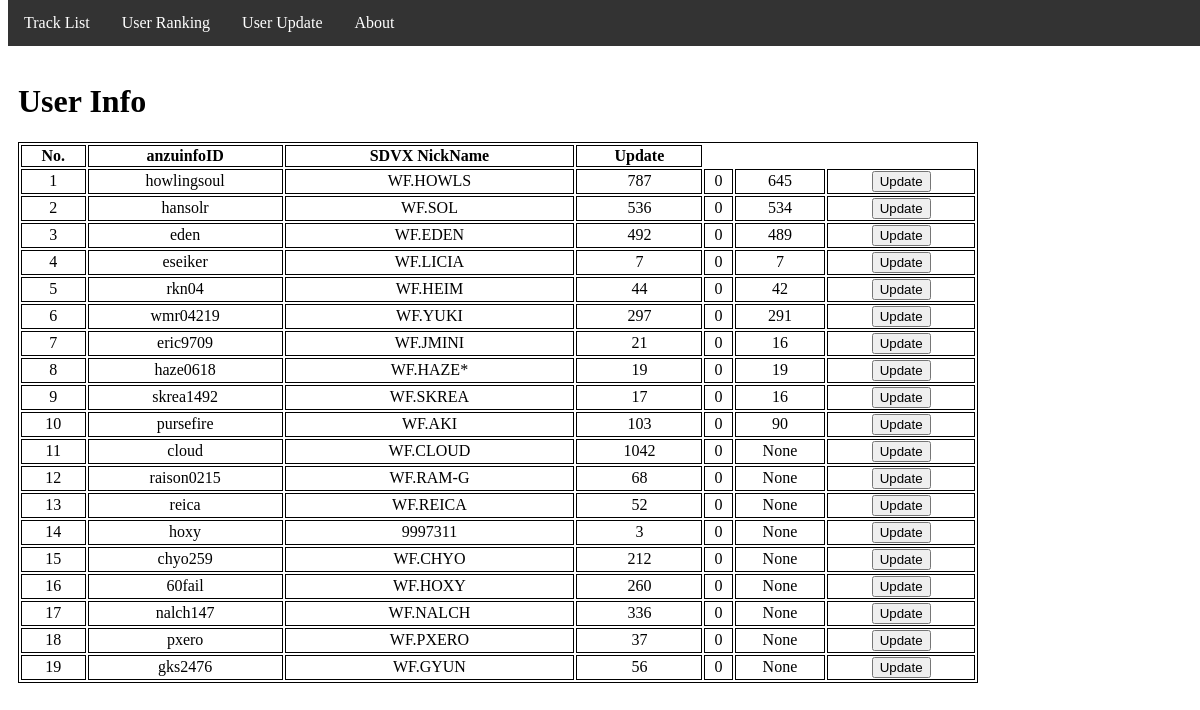
The page /UserInfoUpdate on the database its author committed.
### tables this page shows
CREATE TABLE "UserInfo" (
	"UserNumber"	INTEGER NOT NULL,
	"UserID"	TEXT NOT NULL,
	"UserName"	TEXT, PUCCount INTEGER, FirstRankCount INTEGER, PUCEXHupperCount INTEGER,
	PRIMARY KEY("UserNumber")
);

### run.py (the view)
@app.route('/UserInfoUpdate')
def UserInfoUpdate():
    conn = sqlite3.connect("SDVXRanking.db")
    cur = conn.cursor()
    sql = "select * from UserInfo;"
    cur.execute(sql)
    UserList = cur.fetchall()
    conn.close()
    return render_template('UserInfoUpdate.html', UserList=UserList)

### templates/UserInfoUpdate.html (shortened to what this page needs)
{% extends 'layout.html' %}
{% block content %}
<div>
      <h1 style="margin-left:10px;">User Info</h1>
      <div class="RankingTable">
        <table>
          <th>No.</th>
          <th>anzuinfoID</th>
          <th>SDVX NickName</th>
          <th>Update</th>
          {% for user in UserList %}
          <tr>
              {% for elem in user %}
                <td>{{elem}}</td>
              {% endfor %}
              <td>
                <input type="button" value="Update" onclick="UpdateCheck('{{user[1]}}')">
              </td>
          </tr>
          {% endfor %}
        </table>
      </div>
</div>
<br/>
{% endblock %}

### templates/layout.html (shortened to what this page needs)
<!DOCTYPE HTML>
<html>
  <head>
    <link rel="stylesheet" href="{{ url_for('static', filename='css/mainpage.css') }}">
  </head>
  <body>
      <div class="topmenu">
        <ul>
          <li><a href={{url_for('MainIndex')}}>Track List</a></li>
          <li><a href="{{url_for('UserRanking')}}">User Ranking</a></li>
          <li><a href="{{url_for('UserInfoUpdate')}}">User Update</a></li>
          <li><a href="{{url_for('About')}}">About</a></li>
        </ul>
      </div>
    <br /><br /><br />
      {% block content %}{% endblock %}
  </body>
</html>

### static/css/mainpage.css (style rules this page uses)
.TrackList th, td { border: 1px solid black; }
.RankingTable table { width: 960px; border: 1px solid black; text-align: center; margin: 5px 10px 10px 10px; }
.RankingTable th, td { border: 1px solid black; }
.topmenu ul { list-style-type: none; margin: 0; padding: 0; overflow: hidden; background-color: #333; position: fixed; top: 0; bottom: 10; width: 100%; }
.topmenu li { float: left; }
.topmenu li a { display: block; color: white; text-align: center; padding: 14px 16px; text-decoration: none; }

### rows shown on the page
UserInfo: user "1" "0", UserID "howlingsoul", UserName "WF.HOWLS", PUCCount "787", PUCEXHupperCount "645"
UserInfo: user "2" "0", UserID "hansolr", UserName "WF.SOL", PUCCount "536", PUCEXHupperCount "534"
UserInfo: user "3" "0", UserID "eden", UserName "WF.EDEN", PUCCount "492", PUCEXHupperCount "489"
UserInfo: user "4" "7" "0" "7", UserID "eseiker", UserName "WF.LICIA"
UserInfo: user "5" "44" "0" "42", UserID "rkn04", UserName "WF.HEIM"
UserInfo: user "6" "0", UserID "wmr04219", UserName "WF.YUKI", PUCCount "297", PUCEXHupperCount "291"
UserInfo: user "7" "21" "0" "16", UserID "eric9709", UserName "WF.JMINI"
UserInfo: user "8" "19" "0" "19", UserID "haze0618", UserName "WF.HAZE*"
UserInfo: user "9" "17" "0" "16", UserID "skrea1492", UserName "WF.SKREA"
UserInfo: user "10" "103" "0" "90", UserID "pursefire", UserName "WF.AKI"
UserInfo: user "11" "0" "None", UserID "cloud", UserName "WF.CLOUD", PUCCount "1042"
UserInfo: user "12" "68" "0" "None", UserID "raison0215", UserName "WF.RAM-G"
UserInfo: user "13" "52" "0" "None", UserID "reica", UserName "WF.REICA"
UserInfo: user "14" "3" "0" "None", UserID "hoxy", UserName "9997311"
UserInfo: user "15" "212" "0" "None", UserID "chyo259", UserName "WF.CHYO"
UserInfo: user "16" "0" "None", UserID "60fail", UserName "WF.HOXY", PUCCount "260"
UserInfo: user "17" "0" "None", UserID "nalch147", UserName "WF.NALCH", PUCCount "336"
UserInfo: user "18" "37" "0" "None", UserID "pxero", UserName "WF.PXERO"
UserInfo: user "19" "56" "0" "None", UserID "gks2476", UserName "WF.GYUN"
